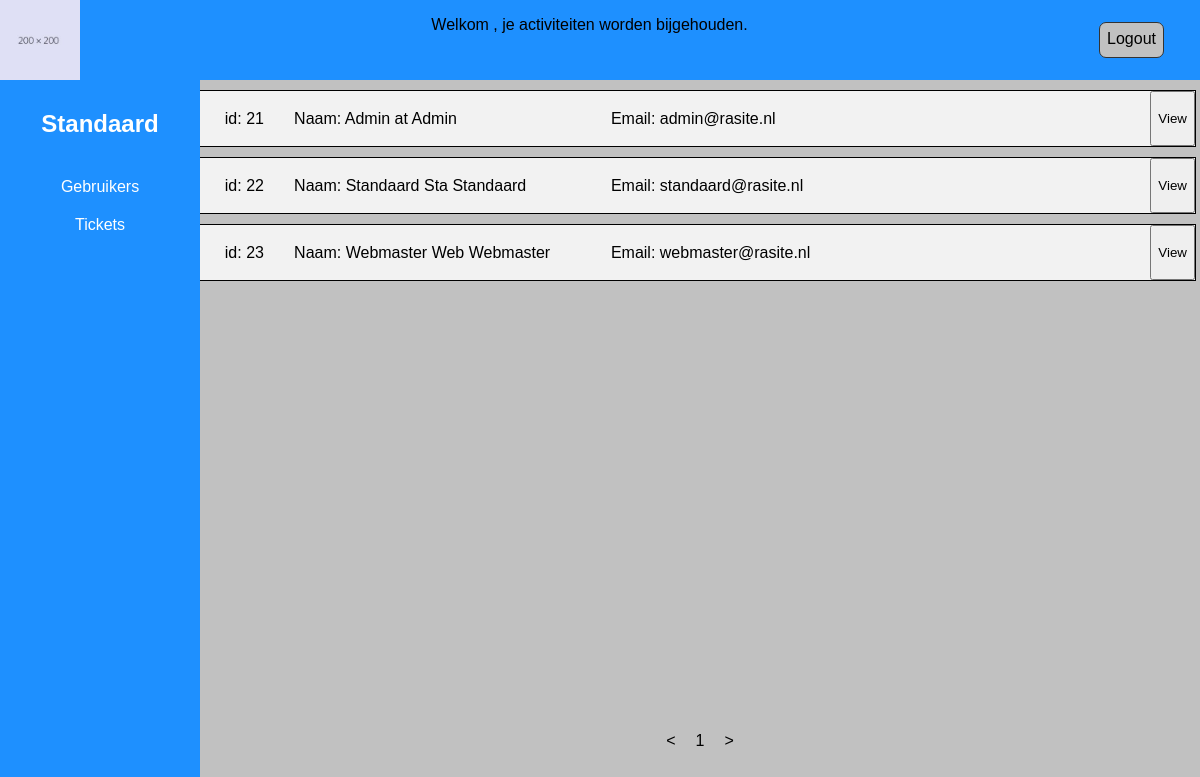
Screenshot of /backend/gebruikers.php?page=1 with the database file from the repository.
### tables this page shows
CREATE TABLE `users` (
  `id` int(11) NOT NULL,
  `username` varchar(50) NOT NULL,
  `password` varchar(255) NOT NULL,
  `email` varchar(80) NOT NULL,
  `firstname` varchar(30) NOT NULL,
  `adverb` varchar(10) NOT NULL,
  `surname` varchar(60) NOT NULL,
  `user_rights` varchar(10) NOT NULL,
  `deleted` int(11) NOT NULL
);

### backend/gebruikers.php (the view)
<?php require_once 'partial/header.php'; ?>
      <main>
        <section class="">
          <?php
        $limit = 8;
        $count = 0;
            require_once 'dbconfig.php';
            $sql = "SELECT id, firstname, adverb, surname, email FROM users WHERE deleted = 0";
            $result = $conn->query($sql);
            while($user = $result->fetch_assoc()){
              $userid = $user['id'];
          if(($count < $limit*$_GET['page'] && $count >= $limit*($_GET['page']-1))){
          ?>
          <article class="gebruiker">
          <p>id: <?php echo $user['id']; ?></p>
          <p>Naam: <?php if(!empty($user['adverb'])){echo $user['firstname'] . ' ' . $user['adverb'] . ' ' . $user['surname']; }else{ echo $user['firstname'] . ' ' . $user['surname'];}?></p>
          <p>Email: <?php echo $user['email']; ?></p>
          <button id="view_user_<?php echo$user['id']; ?>" onclick="location.href='gebruiker.php?id=<?php echo$userid; ?>';">View</button>
        </article>
        <?php
}
          $count++;
        }
        ?>
      </section>
        <section class="pages">
          <?php $number = 1; $loop_count = 0;?>
          <?php if($_GET['page'] > 1){ ?> <a href="gebruikers.php?page=<?php echo $_GET['page']-1; ?>"><</a><?php }else{ ?><p><</p><?php } ?>
          <?php $rows = $result->num_rows; while($rows >= 0){ ?>
            <a href="gebruikers.php?page=<?php echo $number ?>"><?php echo $number ?></a>
            <?php $number++; $rows-=8;$loop_count++;} ?>
          <?php if($_GET['page'] <= floor($result->num_rows / 8)){ ?> <a href="gebruikers.php?page=<?php echo $_GET['page']+1; ?>">></a><?php }else{ ?><p>></p><?php  } ?>
        </section>
      </main>
<?php require_once 'partial/footer.php'; ?>

### css/back.css (style rules this page uses)
* { font-family: Verdana, Geneva, sans-serif; }
body, html { padding: 0; margin: 0; overflow: hidden; }
main { background-color: #c1c1c1; display: flex; width: 100%; flex-direction: column; }
.gebruiker { display: flex; margin-top: 10px; border: 1px solid black; border-left: none; height: 55px; width: 99%; background-color: #f2f2f2; padding-left: 5px; }
.gebruiker p { width: 30%; margin-left: 2%; align-self: center; padding: 1.6% 0; }
.gebruiker p:nth-child(1) { width: 5%; }
.gebruiker button { width: auto; margin-left: auto; }
.pages { display: flex; margin-top: auto; align-items: center; margin-bottom: 40px; justify-content: center; }
.pages a, .pages p { color: black; text-decoration: none; margin: 10px; }

### rows the page displays
users: id "21", firstname "Admin", adverb "at", surname "Admin", email "admin@rasite.nl"
users: id "22", firstname "Standaard", adverb "Sta", surname "Standaard", email "standaard@rasite.nl"
users: id "23", firstname "Webmaster", adverb "Web", surname "Webmaster", email "webmaster@rasite.nl"
